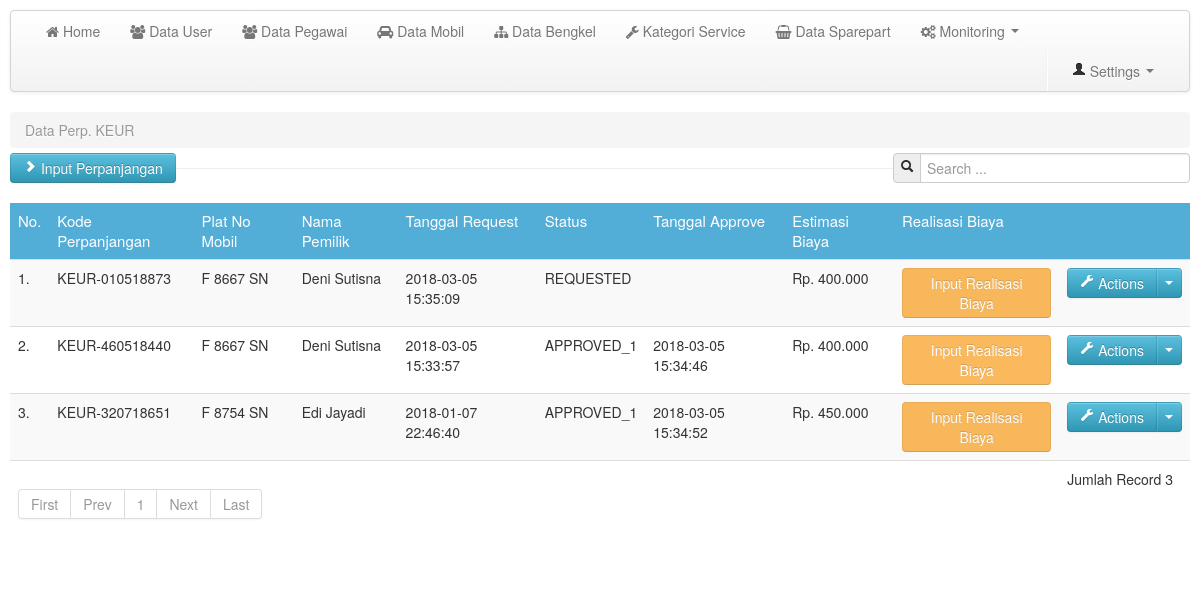
/media.php?module=keur (signed in), run on the app's committed database.
### tables this page shows
CREATE TABLE `perp_keur` (
  `id_keur` int(11) NOT NULL,
  `kode_perp_keur` varchar(15) NOT NULL,
  `id_mobil` int(11) NOT NULL,
  `req_date` datetime NOT NULL DEFAULT CURRENT_TIMESTAMP,
  `app1_date` datetime NOT NULL,
  `app2_date` datetime NOT NULL,
  `closed_date` datetime NOT NULL,
  `status` enum('REQUESTED','APPROVED_1','APPROVED_2','CLOSED') NOT NULL,
  `cost_est` bigint(30) NOT NULL,
  `cost_real` bigint(30) NOT NULL,
  `kodeuser` varchar(10) NOT NULL
);

CREATE TABLE `mobil` (
  `id_mobil` int(11) NOT NULL,
  `no_mesin` varchar(15) NOT NULL,
  `no_rangka` varchar(20) NOT NULL,
  `no_bpkb` varchar(15) NOT NULL,
  `plat_no` varchar(12) NOT NULL,
  `id_dir` int(11) NOT NULL,
  `id_peg` int(11) NOT NULL,
  `type` varchar(20) NOT NULL,
  `type_code` int(11) NOT NULL,
  `no_seri_ban_a` text NOT NULL,
  `tgl_ganti_ban_a` datetime NOT NULL,
  `no_seri_ban_b` text NOT NULL,
  `tgl_ganti_ban_b` datetime NOT NULL,
  `no_seri_ban_c` text NOT NULL,
  `tgl_ganti_ban_c` datetime NOT NULL,
  `no_seri_ban_d` text NOT NULL,
  `tgl_ganti_ban_d` datetime NOT NULL,
  `no_seri_ban_e` text NOT NULL,
  `tgl_ganti_ban_e` datetime NOT NULL,
  `ms_ber_stnk` date NOT NULL,
  `ms_ber_keur` date NOT NULL,
  `photo` varchar(150) NOT NULL
);

CREATE TABLE `pegawai` (
  `id_peg` int(11) NOT NULL,
  `id_dir` int(11) NOT NULL,
  `NIP` int(9) NOT NULL,
  `nama_peg` varchar(30) NOT NULL,
  `jabatan` varchar(30) NOT NULL,
  `golongan` int(11) NOT NULL,
  `tpt_lhr` varchar(12) NOT NULL,
  `tgl_lhr` date NOT NULL,
  `alamat` text NOT NULL,
  `email` varchar(30) NOT NULL,
  `no_hp` varchar(13) NOT NULL,
  `no_sim` varchar(20) NOT NULL,
  `tgl_ber_sim` date NOT NULL
);

### config/fungsi_rupiah.php (called while the page is built, shortened)
<?php
	function format_rupiah($angka) {
		$rupiah = "Rp. ".number_format($angka,0,',','.');
		return $rupiah;
	}

### mod_keur/keur.php (the view, shortened to what this page needs)
<?php
	switch ($_GET['act']) {
		default:
?>
	<?php
		$p = new Paging;
		$batas = 10;
		$posisi = $p->cariPosisi($batas);
	?>
		<section>
			<ul class="breadcrumb" style="margin-bottom:5px;">
				<li class="active">Data Perp. KEUR</li>
			</ul>
			<div class="control-group pull-left">
				<button class="btn btn-info" type="button" onclick="window.location='media.php?module=keur&&act=tambah'"><i class="icon-chevron-right icon-white"></i> Input Perpanjangan</button>
			</div>
			<form class="form-search pull-right">
				<div class="input-prepend">
					<span class="add-on"><i class="icon-search"></i></span>
					<input class="span3" id="txtcari" type="text" placeholder="Search ..."></input>
				</div>
			</form>
			<hr>
			<div class="row-fluid">
				<div class="span12 pull-left">
					<div id="tabel_awal">
						<table class="table table-striped">
							<thead>
								<tr class="head">
									<td>No.</td>
									<td>Kode Perpanjangan</td>
									<td>Plat No Mobil</td>
									<td>Nama Pemilik</td>
									<td>Tanggal Request</td>
									<td>Status</td>
									<td>Tanggal Approve</td>
									<td>Estimasi Biaya</td>
									<td>Realisasi Biaya</td>
									<td></td>
								</tr>
							</thead>
							<tbody>
							<?php
								$query = mysqli_query($conn, "SELECT * FROM perp_keur, mobil, pegawai WHERE perp_keur.id_mobil=mobil.id_mobil AND mobil.id_peg=pegawai.id_peg ORDER BY id_keur DESC LIMIT $posisi, $batas");
								$no = $posisi+1;
								while ($r = mysqli_fetch_array($query)) {
							?>
								<tr>
									<td><?php echo $no.".";?></td>
									<td><?php echo $r['kode_perp_keur'];?></td>
									<td><?php echo $r['plat_no'];?></td>
									<td><?php echo $r['nama_peg'];?></td>
									<td><?php echo $r['req_date'];?></td>
									<td><?php echo $r['status'];?></td>
									<?php if ($r['status'] == 'REQUESTED') { ?>
									<td></td>
									<?php } else if ($r['status'] == 'APPROVED_1') { ?>
									<td><?php echo $r['app1_date'];?></td>
									<?php } else if ($r['status'] == 'APPROVED_2') { ?>
									<td><?php echo $r['app2_date'];?></td>
									<?php } else if ($r['status'] == 'CLOSED') { ?>
									<td><?php echo $r['closed_date'];?></td>
									<?php } ?>
									<td><?php echo format_rupiah($r['cost_est']); ?></td>
									<?php if ($r['cost_real'] == 0) { ?>
									<td>
										<button class="btn btn-warning" onclick="window.location='media.php?module=keur&&act=cost_real&&kode_perp_keur=<?php echo $r['kode_perp_keur'] ?>'" <?php if ($r['status'] != 'APPROVED_2') { ?> disabled <?php } ?>>Input Realisasi Biaya</button>
									</td>
									<?php } else { ?>
									<td><?php echo format_rupiah($r['cost_real']) ?></td>
									<?php } ?>
									<td>
										<div class="btn-group">
											<a class="btn btn-info" href="#"><i class="icon-wrench icon-white"></i> Actions</a>
											<a class="btn btn-info dropdown-toggle" data-toggle="dropdown" href="#"><span class="caret"></span></a>
										</div>
									</td>
								</tr>
							<?php $no++;
								}
							?>
								<tr>
									<td colspan="9">
									<?php
										$jmldata = mysqli_num_rows(mysqli_query($conn, "SELECT * FROM perp_keur"));
										$jmlhalaman = $p->jumlahHalaman($jmldata,$batas);
										$linkHalaman = $p->navHalaman($_GET['halaman'], $jmlhalaman);
										echo "$linkHalaman";
									?>
										<td>Jumlah Record <?php echo $jmldata;?></td>
									</td>
								</tr>
							</tbody>
						</table>
					</div>
				</div>
			</div>
		</section>
<?php
	break;
?>
<?php
	}
?>

### assets/css/custom.css (style rules this page uses)
body { background: #fff; }
nav,header,section,footer { margin:10px 10px 0 10px; }
table .head { background:#52add7; color:#fff; font-size:15px; }

### data on the page
perp_keur: kode_perp_keur "KEUR-010518873", id_mobil.plat_no "F 8667 SN", pegawai.nama_peg "Deni Sutisna", req_date "2018-03-05 15:35:09", status "REQUESTED", cost_est "Rp. 400.000"
perp_keur: kode_perp_keur "KEUR-460518440", id_mobil.plat_no "F 8667 SN", pegawai.nama_peg "Deni Sutisna", req_date "2018-03-05 15:33:57", status "APPROVED_1", app1_date "2018-03-05 15:34:46", cost_est "Rp. 400.000"
perp_keur: kode_perp_keur "KEUR-320718651", id_mobil.plat_no "F 8754 SN", pegawai.nama_peg "Edi Jayadi", req_date "2018-01-07 22:46:40", status "APPROVED_1", app1_date "2018-03-05 15:34:52", cost_est "Rp. 450.000"

### other printed values
$halamanaktif "1"
$jmldata "3"
